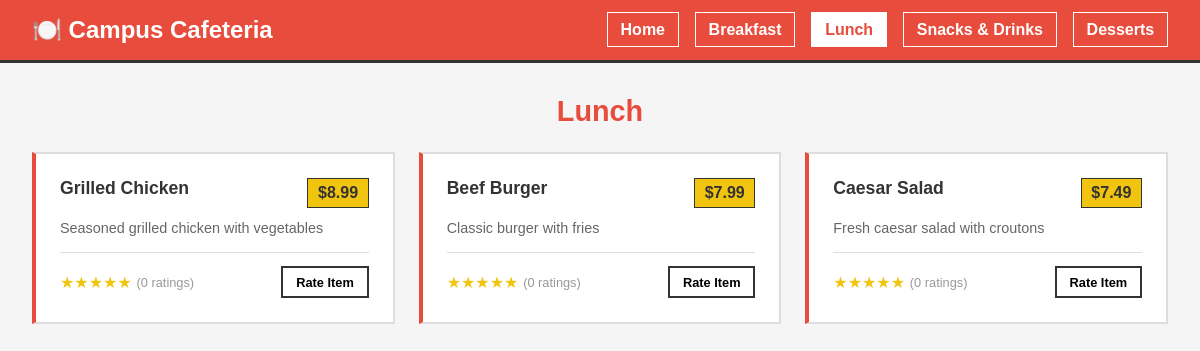
/menu/3, run on the app's committed database.
### tables this page shows
CREATE TABLE menu_items (
                    id INTEGER PRIMARY KEY AUTOINCREMENT,
                    name TEXT NOT NULL,
                    category TEXT NOT NULL,
                    description TEXT,
                    price REAL NOT NULL,
                    page INTEGER NOT NULL,
                    available INTEGER DEFAULT 1
                );

### app.py (the view)
@app.route('/menu/<int:page_num>')
def menu(page_num):
    if page_num < 1 or page_num > 5:
        return "Page not found", 404
    conn = get_db_connection()
    items = conn.execute('SELECT * FROM menu_items WHERE page = ?', (page_num,)).fetchall()
    conn.close()
    page_titles = {
        1: 'Home',
        2: 'Breakfast',
        3: 'Lunch',
        4: 'Snacks & Beverages',
        5: 'Desserts'
    }
    return render_template('index.html',
                          page=page_num,
                          items=items,
                          page_title=page_titles.get(page_num, 'Menu'),
                          cafeteria_info=CAFETERIA_INFO)

### PDataBase.py (called while the page is built)
def get_db_connection():
    connection = sqlite3.connect(db_path)
    connection.row_factory = sqlite3.Row
    return connection

### templates/index.html (shortened to what this page needs)
<!DOCTYPE html>
<html lang="en">
<head>
    <link rel="stylesheet" href="{{ url_for('static', filename='styles.css') }}">
</head>
<body>
    <div class="container">
        <nav class="navbar">
            <div class="nav-brand">🍽️ Campus Cafeteria</div>
            <ul class="nav-links">
                <li><a href="/" class="{% if page == 1 %}active{% endif %}">Home</a></li>
                <li><a href="/menu/2" class="{% if page == 2 %}active{% endif %}">Breakfast</a></li>
                <li><a href="/menu/3" class="{% if page == 3 %}active{% endif %}">Lunch</a></li>
                <li><a href="/menu/4" class="{% if page == 4 %}active{% endif %}">Snacks & Drinks</a></li>
                <li><a href="/menu/5" class="{% if page == 5 %}active{% endif %}">Desserts</a></li>
            </ul>
        </nav>
        {% if page == 1 %}
        <div class="page home-page">
            <div class="hero">
                <h1>Welcome to FutureDev Cafeteria</h1>
                <p class="subtitle">Your favorite place to eat on campus</p>
            </div>
            <div class="info-section">
                <div class="info-card">
                    <h2>📍 Location & Hours</h2>
                    <p><strong>{{ cafeteria_info.location }}</strong></p>
                    <p>{{ cafeteria_info.hours }}</p>
                </div>
                <div class="info-card">
                    <h2>📞 Contact Us</h2>
                    <p><strong>Phone:</strong> {{ cafeteria_info.phone }}</p>
                    <p><strong>Email:</strong> {{ cafeteria_info.email }}</p>
                </div>
                </div>
            </div>
            <div class="menu-preview">
                <h2>Browse Our Menu</h2>
                <div class="preview-grid">
                    <a href="/menu/2" class="preview-card">
                        <span class="emoji">🥞</span>
                        <h3>Breakfast</h3>
                        <p>Start your day right</p>
                    </a>
                    <a href="/menu/3" class="preview-card">
                        <span class="emoji">🍔</span>
                        <h3>Lunch</h3>
                        <p>Satisfying meals</p>
                    </a>
                    <a href="/menu/4" class="preview-card">
                        <span class="emoji">🍿</span>
                        <h3>Snacks & Drinks</h3>
                        <p>Quick bites & beverages</p>
                    </a>
                    <a href="/menu/5" class="preview-card">
                        <span class="emoji">🍰</span>
                        <h3>Desserts</h3>
                        <p>Sweet treats</p>
                    </a>
                </div>
            </div>
            <div class="quick-links">
                <a href="#" onclick="showFeedbackModal(); return false;" class="quick-link">💬 Send Feedback</a>
            </div>
        </div>
        {% else %}
        <div class="page menu-page">
            <h1>{{ page_title }}</h1>
            {% if items %}
            <div class="menu-grid">
                {% for item in items %}
                <div class="menu-item">
                    <div class="item-header">
                        <h3>{{ item.name }}</h3>
                        <span class="price">${{ "%.2f"|format(item.price) }}</span>
                    </div>
                    <p class="description">{{ item.description }}</p>
                    <div class="rating-section">
                        <div class="rating-display" id="rating-{{ item.id }}">
                            <span class="stars">★★★★★</span>
                            <span class="rating-count">(0 ratings)</span>
                        </div>
                        <button class="btn btn-small" data-item-id="{{ item.id }}" data-item-name="{{ item.name }}" onclick="showRatingModal(this)">Rate Item</button>
                    </div>
                </div>
                {% endfor %}
            </div>
            {% else %}
            <p class="no-items">No items available for this category.</p>
            {% endif %}
        </div>
        {% endif %}
    </div>
</body>
</html>

### static/styles.css (style rules this page uses)
* { margin: 0; padding: 0; box-sizing: border-box; }
:root { --primary: #e74c3c; --secondary: #3498db; --accent: #f1c40f; --dark: #333; --light: #ddd; }
body { font-family: Arial, sans-serif; background: #f5f5f5; color: var(--dark); }
.container { max-width: 1200px; margin: 0 auto; }
.navbar { background: var(--primary); padding: 1rem 2rem; display: flex; justify-content: space-between; align-items: center; flex-wrap: wrap; border-bottom: 3px solid var(--dark); }
.nav-brand { font-size: 1.5rem; font-weight: bold; color: white; }
.nav-links { display: flex; list-style: none; gap: 1rem; flex-wrap: wrap; }
.nav-links a { color: white; text-decoration: none; font-weight: bold; padding: 0.5rem 0.8rem; border: 1px solid white; }
.nav-links a.active { background: white; color: var(--primary); }
.page { padding: 2rem; }
.menu-page h1 { text-align: center; margin-bottom: 1.5rem; font-size: 1.8rem; color: var(--primary); }
.menu-grid { display: grid; grid-template-columns: repeat(auto-fill, minmax(280px, 1fr)); gap: 1.5rem; }
.menu-item { background: white; padding: 1.5rem; border: 2px solid var(--light); border-left: 4px solid var(--primary); }
.item-header { display: flex; justify-content: space-between; margin-bottom: 0.8rem; }
.item-header h3 { font-size: 1.1rem; margin: 0; flex: 1; }
.price { background: var(--accent); color: var(--dark); padding: 0.3rem 0.6rem; font-weight: bold; white-space: nowrap; margin-left: 0.5rem; border: 1px solid var(--dark); }
.description { color: #666; margin-bottom: 0.8rem; font-size: 0.9rem; }
.rating-section { display: flex; justify-content: space-between; margin-top: 1rem; border-top: 1px solid var(--light); padding-top: 0.8rem; }
.rating-display { display: flex; align-items: center; gap: 0.3rem; }
.stars { color: var(--accent); font-size: 1rem; }
.rating-count { font-size: 0.8rem; color: #999; }
.btn { padding: 0.6rem 1rem; border: 2px solid var(--dark); cursor: pointer; font-size: 0.9rem; font-weight: bold; background: white; }
.btn-small { padding: 0.4rem 0.8rem; font-size: 0.8rem; }

### data on the page
menu_items: name "Grilled Chicken", price "8.99", description "Seasoned grilled chicken with vegetables"
menu_items: name "Beef Burger", price "7.99", description "Classic burger with fries"
menu_items: name "Caesar Salad", price "7.49", description "Fresh caesar salad with croutons"

### other printed values
{{ page_title }} "Lunch"
